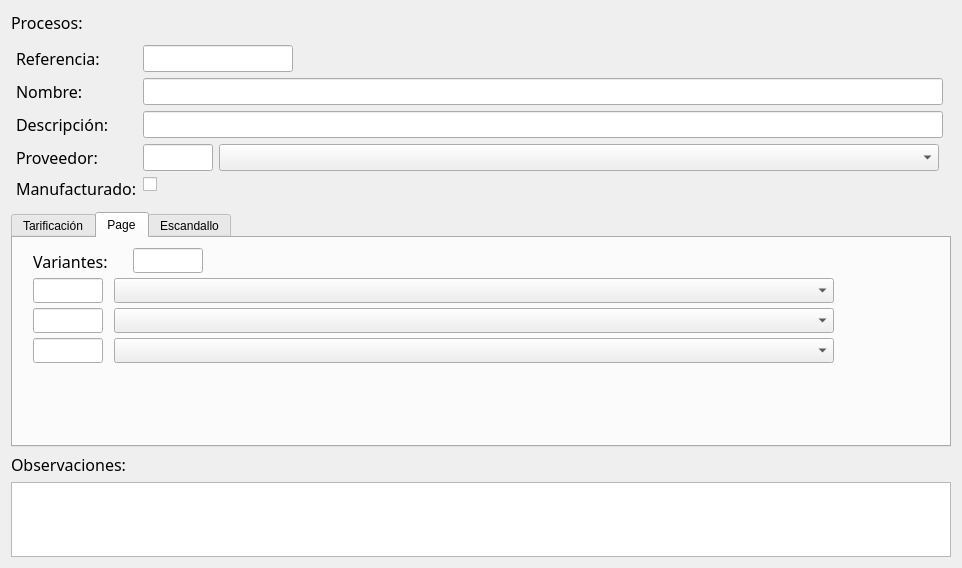
<?xml version="1.0" encoding="UTF-8"?>
<ui version="4.0">
 <class>wdTrabajos</class>
 <widget class="QWidget" name="wdTrabajos">
  <property name="geometry">
   <rect>
    <x>0</x>
    <y>0</y>
    <width>962</width>
    <height>568</height>
   </rect>
  </property>
  <property name="minimumSize">
   <size>
    <width>0</width>
    <height>506</height>
   </size>
  </property>
  <property name="windowTitle">
   <string>Trabajos</string>
  </property>
  <layout class="QGridLayout" name="gridLayout">
   <item row="2" column="0">
    <widget class="QLabel" name="label">
     <property name="font">
      <font>
       <family>Zekton</family>
       <pointsize>12</pointsize>
      </font>
     </property>
     <property name="text">
      <string>Observaciones:</string>
     </property>
     <property name="buddy">
      <cstring>ptObs</cstring>
     </property>
    </widget>
   </item>
   <item row="1" column="0">
    <layout class="QVBoxLayout" name="verticalLayout">
     <property name="sizeConstraint">
      <enum>QLayout::SetMaximumSize</enum>
     </property>
     <item>
      <widget class="QLabel" name="label_4">
       <property name="font">
        <font>
         <family>Zekton</family>
         <pointsize>12</pointsize>
        </font>
       </property>
       <property name="text">
        <string>Procesos:</string>
       </property>
      </widget>
     </item>
     <item>
      <layout class="QFormLayout" name="formLayout">
       <property name="sizeConstraint">
        <enum>QLayout::SetNoConstraint</enum>
       </property>
       <property name="fieldGrowthPolicy">
        <enum>QFormLayout::ExpandingFieldsGrow</enum>
       </property>
       <property name="rowWrapPolicy">
        <enum>QFormLayout::DontWrapRows</enum>
       </property>
       <property name="labelAlignment">
        <set>Qt::AlignLeading|Qt::AlignLeft|Qt::AlignTop</set>
       </property>
       <property name="horizontalSpacing">
        <number>6</number>
       </property>
       <property name="verticalSpacing">
        <number>6</number>
       </property>
       <property name="leftMargin">
        <number>5</number>
       </property>
       <property name="topMargin">
        <number>5</number>
       </property>
       <item row="2" column="0">
        <widget class="QLabel" name="label_6">
         <property name="font">
          <font>
           <family>Zekton</family>
           <pointsize>12</pointsize>
          </font>
         </property>
         <property name="text">
          <string>Referencia:</string>
         </property>
         <property name="buddy">
          <cstring>leRef</cstring>
         </property>
        </widget>
       </item>
       <item row="2" column="1">
        <widget class="QLineEdit" name="leRef">
         <property name="maximumSize">
          <size>
           <width>150</width>
           <height>16777215</height>
          </size>
         </property>
         <property name="font">
          <font>
           <pointsize>12</pointsize>
          </font>
         </property>
        </widget>
       </item>
       <item row="4" column="0">
        <widget class="QLabel" name="label_3">
         <property name="font">
          <font>
           <family>Zekton</family>
           <pointsize>12</pointsize>
          </font>
         </property>
         <property name="text">
          <string>Nombre: </string>
         </property>
         <property name="buddy">
          <cstring>leNombre</cstring>
         </property>
        </widget>
       </item>
       <item row="4" column="1">
        <widget class="QLineEdit" name="leNombre">
         <property name="maximumSize">
          <size>
           <width>800</width>
           <height>16777215</height>
          </size>
         </property>
         <property name="font">
          <font>
           <pointsize>12</pointsize>
          </font>
         </property>
        </widget>
       </item>
       <item row="5" column="0">
        <widget class="QLabel" name="label_2">
         <property name="font">
          <font>
           <family>Zekton</family>
           <pointsize>12</pointsize>
          </font>
         </property>
         <property name="text">
          <string>Descripción:</string>
         </property>
         <property name="buddy">
          <cstring>leDescripcion</cstring>
         </property>
        </widget>
       </item>
       <item row="5" column="1">
        <widget class="QLineEdit" name="leDescripcion">
         <property name="maximumSize">
          <size>
           <width>800</width>
           <height>16777215</height>
          </size>
         </property>
         <property name="font">
          <font>
           <pointsize>12</pointsize>
          </font>
         </property>
         <property name="styleSheet">
          <string notr="true">QPushButton, QLineEdit, QComboBox { color: red }</string>
         </property>
        </widget>
       </item>
       <item row="6" column="0">
        <widget class="QLabel" name="label_5">
         <property name="font">
          <font>
           <family>Zekton</family>
           <pointsize>12</pointsize>
          </font>
         </property>
         <property name="text">
          <string>Proveedor:</string>
         </property>
         <property name="buddy">
          <cstring>leProveedor</cstring>
         </property>
        </widget>
       </item>
       <item row="6" column="1">
        <layout class="QHBoxLayout" name="HorizontalLayout" stretch="0,0">
         <property name="sizeConstraint">
          <enum>QLayout::SetDefaultConstraint</enum>
         </property>
         <item>
          <widget class="QLineEdit" name="leProveedor">
           <property name="maximumSize">
            <size>
             <width>70</width>
             <height>16777215</height>
            </size>
           </property>
           <property name="font">
            <font>
             <pointsize>12</pointsize>
            </font>
           </property>
          </widget>
         </item>
         <item>
          <widget class="QComboBox" name="cbProveedor">
           <property name="maximumSize">
            <size>
             <width>720</width>
             <height>16777215</height>
            </size>
           </property>
           <property name="font">
            <font>
             <pointsize>12</pointsize>
            </font>
           </property>
          </widget>
         </item>
        </layout>
       </item>
       <item row="7" column="0">
        <widget class="QLabel" name="label_7">
         <property name="font">
          <font>
           <family>Zekton</family>
           <pointsize>12</pointsize>
          </font>
         </property>
         <property name="text">
          <string>Manufacturado:</string>
         </property>
        </widget>
       </item>
       <item row="8" column="1">
        <layout class="QHBoxLayout" name="horizontalLayout_2">
         <property name="sizeConstraint">
          <enum>QLayout::SetDefaultConstraint</enum>
         </property>
        </layout>
       </item>
       <item row="7" column="1">
        <widget class="QCheckBox" name="chbManufacturado">
         <property name="font">
          <font>
           <pointsize>12</pointsize>
          </font>
         </property>
         <property name="text">
          <string/>
         </property>
        </widget>
       </item>
      </layout>
     </item>
     <item>
      <widget class="QTabWidget" name="taPropiedades">
       <property name="enabled">
        <bool>true</bool>
       </property>
       <property name="currentIndex">
        <number>1</number>
       </property>
       <property name="movable">
        <bool>true</bool>
       </property>
       <widget class="QWidget" name="tbModificadores">
        <attribute name="title">
         <string>Tarificación</string>
        </attribute>
       </widget>
       <widget class="QWidget" name="tbTarifas">
        <attribute name="title">
         <string>Page</string>
        </attribute>
        <widget class="QLineEdit" name="leVar1">
         <property name="geometry">
          <rect>
           <x>20</x>
           <y>40</y>
           <width>70</width>
           <height>25</height>
          </rect>
         </property>
         <property name="maximumSize">
          <size>
           <width>70</width>
           <height>16777215</height>
          </size>
         </property>
         <property name="font">
          <font>
           <pointsize>12</pointsize>
          </font>
         </property>
        </widget>
        <widget class="QComboBox" name="cbVar1">
         <property name="geometry">
          <rect>
           <x>101</x>
           <y>40</y>
           <width>720</width>
           <height>25</height>
          </rect>
         </property>
         <property name="maximumSize">
          <size>
           <width>720</width>
           <height>16777215</height>
          </size>
         </property>
         <property name="font">
          <font>
           <pointsize>12</pointsize>
          </font>
         </property>
        </widget>
        <widget class="QComboBox" name="cbVar2">
         <property name="geometry">
          <rect>
           <x>101</x>
           <y>70</y>
           <width>720</width>
           <height>25</height>
          </rect>
         </property>
         <property name="maximumSize">
          <size>
           <width>720</width>
           <height>16777215</height>
          </size>
         </property>
         <property name="font">
          <font>
           <pointsize>12</pointsize>
          </font>
         </property>
        </widget>
        <widget class="QLineEdit" name="leVar2">
         <property name="geometry">
          <rect>
           <x>20</x>
           <y>70</y>
           <width>70</width>
           <height>25</height>
          </rect>
         </property>
         <property name="maximumSize">
          <size>
           <width>70</width>
           <height>16777215</height>
          </size>
         </property>
         <property name="font">
          <font>
           <pointsize>12</pointsize>
          </font>
         </property>
        </widget>
        <widget class="QComboBox" name="cbVar3">
         <property name="geometry">
          <rect>
           <x>101</x>
           <y>100</y>
           <width>720</width>
           <height>25</height>
          </rect>
         </property>
         <property name="maximumSize">
          <size>
           <width>720</width>
           <height>16777215</height>
          </size>
         </property>
         <property name="font">
          <font>
           <pointsize>12</pointsize>
          </font>
         </property>
        </widget>
        <widget class="QLineEdit" name="leVar3">
         <property name="geometry">
          <rect>
           <x>20</x>
           <y>100</y>
           <width>70</width>
           <height>25</height>
          </rect>
         </property>
         <property name="maximumSize">
          <size>
           <width>70</width>
           <height>16777215</height>
          </size>
         </property>
         <property name="font">
          <font>
           <pointsize>12</pointsize>
          </font>
         </property>
        </widget>
        <widget class="QLineEdit" name="leNumVariantes">
         <property name="geometry">
          <rect>
           <x>120</x>
           <y>10</y>
           <width>70</width>
           <height>25</height>
          </rect>
         </property>
         <property name="maximumSize">
          <size>
           <width>70</width>
           <height>16777215</height>
          </size>
         </property>
         <property name="font">
          <font>
           <pointsize>12</pointsize>
          </font>
         </property>
        </widget>
        <widget class="QLabel" name="label_10">
         <property name="geometry">
          <rect>
           <x>20</x>
           <y>10</y>
           <width>81</width>
           <height>27</height>
          </rect>
         </property>
         <property name="font">
          <font>
           <family>Zekton</family>
           <pointsize>12</pointsize>
          </font>
         </property>
         <property name="text">
          <string>Variantes:</string>
         </property>
         <property name="buddy">
          <cstring>leProveedor</cstring>
         </property>
        </widget>
       </widget>
       <widget class="QWidget" name="tbEscandallo">
        <property name="enabled">
         <bool>true</bool>
        </property>
        <attribute name="title">
         <string>Escandallo</string>
        </attribute>
        <layout class="QGridLayout" name="gridLayout_3">
         <item row="0" column="0">
          <layout class="QGridLayout" name="gridLayout_2">
           <property name="sizeConstraint">
            <enum>QLayout::SetNoConstraint</enum>
           </property>
           <item row="4" column="1">
            <widget class="QTableWidget" name="twTareas">
             <property name="minimumSize">
              <size>
               <width>200</width>
               <height>0</height>
              </size>
             </property>
             <property name="maximumSize">
              <size>
               <width>16777215</width>
               <height>16777215</height>
              </size>
             </property>
             <property name="sizeAdjustPolicy">
              <enum>QAbstractScrollArea::AdjustToContents</enum>
             </property>
            </widget>
           </item>
           <item row="1" column="0">
            <widget class="QLabel" name="label_8">
             <property name="font">
              <font>
               <family>Zekton</family>
               <pointsize>12</pointsize>
              </font>
             </property>
             <property name="text">
              <string>Despiece:</string>
             </property>
            </widget>
           </item>
           <item row="4" column="0">
            <widget class="QTableWidget" name="twDespiece">
             <property name="maximumSize">
              <size>
               <width>600</width>
               <height>16777215</height>
              </size>
             </property>
             <property name="sizeAdjustPolicy">
              <enum>QAbstractScrollArea::AdjustToContents</enum>
             </property>
            </widget>
           </item>
           <item row="1" column="1">
            <layout class="QHBoxLayout" name="horizontalLayout_3">
             <item>
              <widget class="QLabel" name="label_9">
               <property name="maximumSize">
                <size>
                 <width>80</width>
                 <height>16777215</height>
                </size>
               </property>
               <property name="font">
                <font>
                 <family>Zekton</family>
                 <pointsize>12</pointsize>
                </font>
               </property>
               <property name="text">
                <string>Proceso:</string>
               </property>
              </widget>
             </item>
             <item>
              <widget class="QComboBox" name="cbProcesos"/>
             </item>
            </layout>
           </item>
          </layout>
         </item>
        </layout>
       </widget>
      </widget>
     </item>
    </layout>
   </item>
   <item row="3" column="0">
    <widget class="QPlainTextEdit" name="ptObs">
     <property name="maximumSize">
      <size>
       <width>16777215</width>
       <height>75</height>
      </size>
     </property>
     <property name="font">
      <font>
       <pointsize>12</pointsize>
      </font>
     </property>
    </widget>
   </item>
  </layout>
 </widget>
 <tabstops>
  <tabstop>leNombre</tabstop>
  <tabstop>leDescripcion</tabstop>
  <tabstop>leProveedor</tabstop>
  <tabstop>cbProveedor</tabstop>
 </tabstops>
 <resources/>
 <connections/>
</ui>
